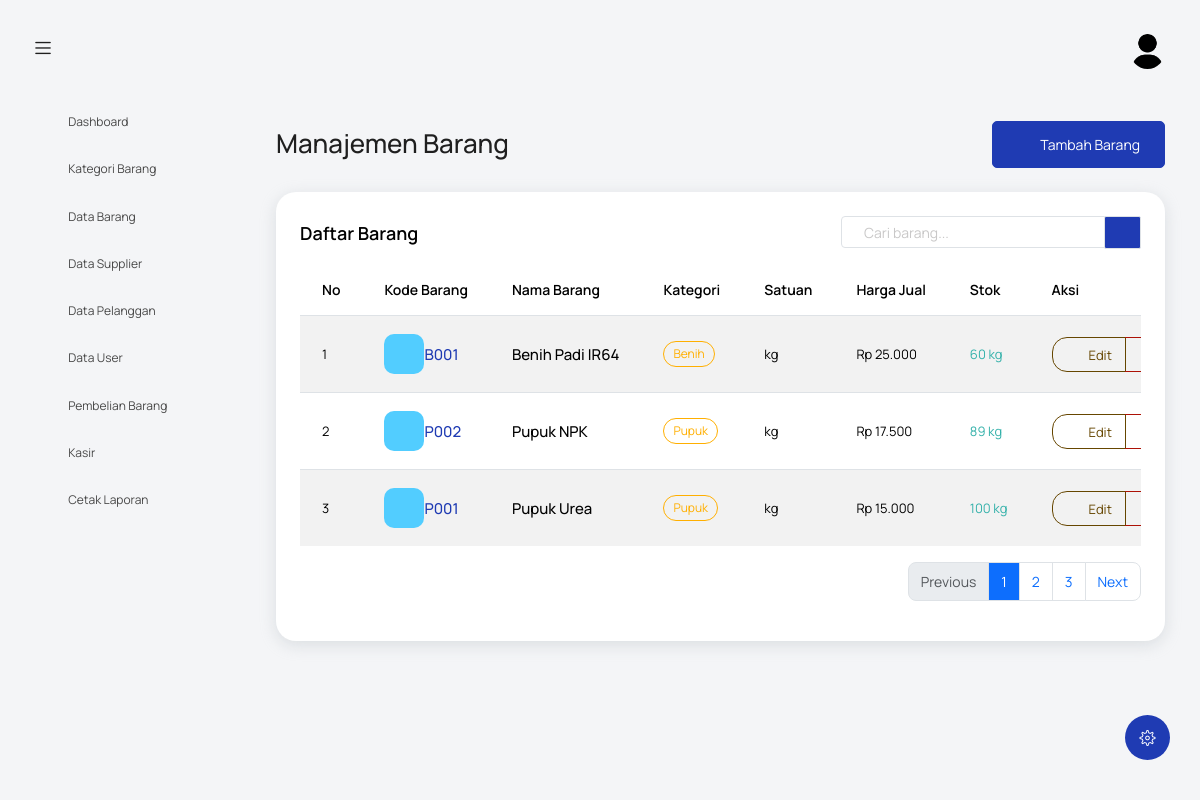
The app's page /index.php?controller=barang&action=index (signed in) with its own data.
### tables this page shows
CREATE TABLE `barang` (
  `id_barang` int NOT NULL,
  `id_kategori` int DEFAULT NULL,
  `kode_barang` varchar(30) DEFAULT NULL,
  `nama_barang` varchar(150) NOT NULL,
  `satuan` varchar(50) DEFAULT NULL,
  `harga_beli` decimal(15,2) DEFAULT NULL,
  `harga_jual` decimal(15,2) DEFAULT NULL,
  `stok` int DEFAULT '0'
);

CREATE TABLE `kategori_barang` (
  `id_kategori` int NOT NULL,
  `nama_kategori` varchar(100) NOT NULL
);

### controllers/BarangController.php (called while the page is built, shortened)
<?php
require_once 'models/BarangModel.php';
class BarangController {
    private $model;
    public function __construct() {
        $this->model = new BarangModel();
    }
    public function index() {
        $barang = $this->model->getAll();
        include 'views/barang/index.php';
    }
}
?>

### models/BarangModel.php (called while the page is built, shortened)
<?php
require_once 'config/koneksi.php';
class BarangModel {
    private $conn;
    private $table = 'barang';
    public function __construct() {
        $database = new Database();
        $this->conn = $database->getConnection();
    }
    public function getAll() {
        $query = "SELECT b.*, k.nama_kategori FROM " . $this->table . " b LEFT JOIN kategori_barang k ON b.id_kategori = k.id_kategori ORDER BY b.nama_barang ASC";
        $stmt = $this->conn->prepare($query);
        $stmt->execute();
        return $stmt->fetchAll(PDO::FETCH_ASSOC);
    }
}
?>

### config/koneksi.php (called while the page is built, shortened)
<?php
class Database {
    private $host = "localhost";
    private $username = "root";
    private $password = "";
    private $database = "agro_tani";
    public function getConnection() {
        $this->conn = null;
        try {
            $this->conn = new PDO("mysql:host=" . $this->host . ";dbname=" . $this->database, $this->username, $this->password);
            $this->conn->exec("set names utf8");
            $this->conn->setAttribute(PDO::ATTR_ERRMODE, PDO::ERRMODE_EXCEPTION);
            $this->conn->setAttribute(PDO::ATTR_DEFAULT_FETCH_MODE, PDO::FETCH_ASSOC);
        } catch(PDOException $exception) {
            error_log("Database connection error: " . $exception->getMessage());
            echo "Koneksi database gagal: " . $exception->getMessage();
        }
        return $this->conn;
    }
}
?>

### views/barang/index.php (the view, shortened to what this page needs)
<?php include('template/header.php'); ?>
<body>
  <div class="container-scroller">
    <?php include 'template/navbar.php'; ?>
    <div class="container-fluid page-body-wrapper">
      <?php include 'template/setting_panel.php'; ?>
      <?php include 'template/sidebar.php'; ?>
      <div class="main-panel">
        <div class="content-wrapper">
          <div class="row">
            <div class="col-sm-12">
              <div class="d-flex justify-content-between align-items-center mb-4">
                <div>
                  <h2 class="mb-1">Manajemen Barang</h2>
                </div>
                <?php if ($_SESSION['role'] === 'admin' || $_SESSION['role'] === 'kasir'): ?>
                  <a href="index.php?controller=barang&action=tambah" class="btn btn-primary btn-icon-text">
                    <i class="mdi mdi-plus btn-icon-prepend"></i> Tambah Barang
                  </a>
                <?php endif; ?>
              </div>
            </div>
          </div>
          <div class="row">
            <div class="col-12">
              <div class="card">
                <div class="card-body">
                  <div class="d-flex justify-content-between align-items-center mb-3">
                    <h4 class="card-title mb-0">Daftar Barang</h4>
                    <div class="d-flex">
                      <div class="input-group" style="width: 300px;">
                        <input type="text" class="form-control" placeholder="Cari barang...">
                        <div class="input-group-append">
                          <span class="input-group-text bg-primary text-white"><i class="mdi mdi-magnify"></i></span>
                        </div>
                      </div>
                    </div>
                  </div>
                  <div class="table-responsive mt-3">
                    <table class="table table-hover table-striped">
                      <thead class="thead-light">
                        <tr>
                          <th width="5%">No</th>
                          <th>Kode Barang</th>
                          <th>Nama Barang</th>
                          <th>Kategori</th>
                          <th>Satuan</th>
                          <th>Harga Jual</th>
                          <th>Stok</th>
                          <th width="20%">Aksi</th>
                        </tr>
                      </thead>
                      <tbody>
                        <?php if (!empty($barang)): ?>
                          <?php $no = 1; foreach ($barang as $item): ?>
                            <tr>
                              <td><?php echo $no++; ?></td>
                              <td>
                                <div class="d-flex align-items-center">
                                  <div class="mr-2">
                                    <div class="icon-rounded bg-info text-white d-flex align-items-center justify-content-center" style="width: 40px; height: 40px; border-radius: 10px;">
                                      <i class="mdi mdi-barcode"></i>
                                    </div>
                                  </div>
                                  <div>
                                    <h6 class="mb-0 text-primary"><?php echo htmlspecialchars($item['kode_barang']); ?></h6>
                                  </div>
                                </div>
                              </td>
                              <td>
                                <div class="d-flex align-items-center">
                                  <div>
                                    <h6 class="mb-0"><?php echo htmlspecialchars($item['nama_barang']); ?></h6>
                                  </div>
                                </div>
                              </td>
                              <td>
                                <span class="badge badge-warning"><?php echo htmlspecialchars($item['nama_kategori']); ?></span>
                              </td>
                              <td><?php echo htmlspecialchars($item['satuan']); ?></td>
                              <td>Rp <?php echo number_format($item['harga_jual'], 0, ',', '.'); ?></td>
                              <td>
                                <?php
                                  $stok_class = '';
                                  if ($item['stok'] == 0) {
                                    $stok_class = 'text-danger font-weight-bold';
                                  } elseif ($item['stok'] < 5) {
                                    $stok_class = 'text-warning font-weight-bold';
                                  } else {
                                    $stok_class = 'text-success';
                                  }
                                ?>
                                <span class="<?php echo $stok_class; ?>"><?php echo $item['stok']; ?> <?php echo htmlspecialchars($item['satuan']); ?></span>
                              </td>
                              <td>
                                <div class="btn-group" role="group">
                                  <?php if ($_SESSION['role'] === 'admin' || $_SESSION['role'] === 'kasir'): ?>
                                    <a href="index.php?controller=barang&action=edit&id=<?php echo $item['id_barang']; ?>"
                                       class="btn btn-sm btn-outline-warning btn-icon-text" title="Edit">
                                      <i class="mdi mdi-file-edit btn-icon-prepend"></i> Edit
                                    </a>
                                  <?php endif; ?>
                                  <?php if ($_SESSION['role'] === 'admin'): ?>
                                    <a href="index.php?controller=barang&action=hapus&id=<?php echo $item['id_barang']; ?>"
                                       class="btn btn-sm btn-outline-danger btn-icon-text"
                                       onclick="return confirm('Apakah Anda yakin ingin menghapus barang ini?')"
                                       title="Hapus">
                                      <i class="mdi mdi-delete btn-icon-prepend"></i> Hapus
                                    </a>
                                  <?php endif; ?>
                                </div>
                              </td>
                            </tr>
                          <?php endforeach; ?>
                        <?php endif; ?>
                      </tbody>
                    </table>
                  </div>
                  <?php if (!empty($barang)): ?>
                    <nav aria-label="Page navigation">
                      <ul class="pagination justify-content-end mt-3">
                        <li class="page-item disabled">
                          <a class="page-link" href="#" tabindex="-1">Previous</a>
                        </li>
                        <li class="page-item active"><a class="page-link" href="#">1</a></li>
                        <li class="page-item"><a class="page-link" href="#">2</a></li>
                        <li class="page-item"><a class="page-link" href="#">3</a></li>
                        <li class="page-item">
                          <a class="page-link" href="#">Next</a>
                        </li>
                      </ul>
                    </nav>
                  <?php endif; ?>
                </div>
              </div>
            </div>
          </div>
        </div>
      </div>
    </div>
  </div>
</body>
</html>

### records on screen
barang: kode_barang "B001", nama_barang "Benih Padi IR64", id_kategori.nama_kategori "Benih", satuan "kg", harga_jual "25.000", stok "60"
barang: kode_barang "P002", nama_barang "Pupuk NPK", id_kategori.nama_kategori "Pupuk", satuan "kg", harga_jual "17.500", stok "89"
barang: kode_barang "P001", nama_barang "Pupuk Urea", id_kategori.nama_kategori "Pupuk", satuan "kg", harga_jual "15.000", stok "100"
